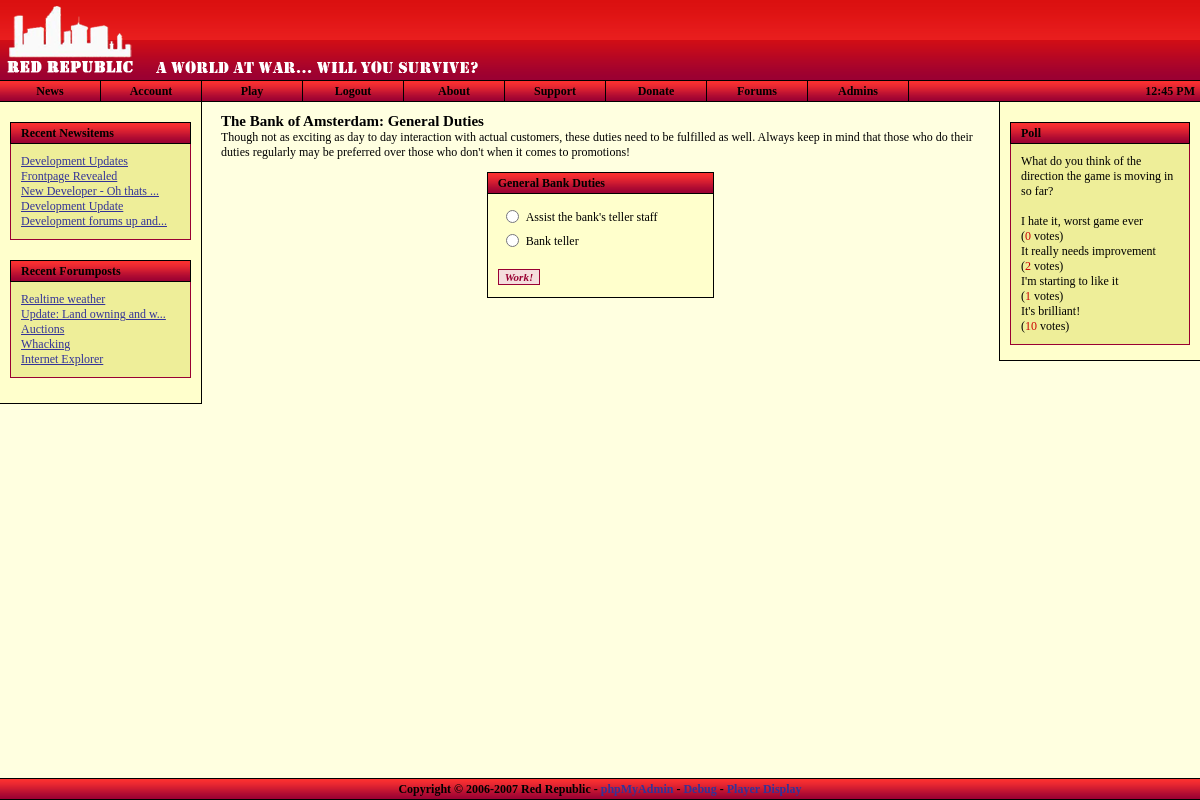
Screenshot of /bank/bankearns.php (signed in) with the database file from the repository.
### tables this page shows
CREATE TABLE `frontpage_news` (
  `id` bigint(20) NOT NULL auto_increment,
  `news_type` int(11) NOT NULL default '0',
  `news_subject` varchar(255) NOT NULL default '',
  `news_date` timestamp NOT NULL default CURRENT_TIMESTAMP,
  `news_author` varchar(50) NOT NULL default '',
  `news_message` text NOT NULL,
  PRIMARY KEY  (`id`)
);

CREATE TABLE `forums_topics` (
  `id` bigint(20) NOT NULL auto_increment,
  `f_id` bigint(20) NOT NULL default '0',
  `poster_id` bigint(20) NOT NULL default '0',
  `topic_type` int(11) NOT NULL default '0',
  `topic_closed` tinyint(4) NOT NULL default '0',
  `name` varchar(75) NOT NULL default '',
  `date` timestamp NOT NULL default CURRENT_TIMESTAMP,
  `num_views` bigint(20) NOT NULL default '0',
  `last_activity` bigint(20) NOT NULL default '0',
  PRIMARY KEY  (`id`)
);

CREATE TABLE `polls` (
  `id` bigint(20) NOT NULL auto_increment,
  `title` varchar(225) NOT NULL default '',
  `date` varchar(225) NOT NULL default '',
  `author` varchar(225) NOT NULL default '',
  `options` varchar(225) NOT NULL default '',
  `votes` bigint(20) NOT NULL default '0',
  `open` varchar(5) NOT NULL default '',
  `displayed` varchar(5) NOT NULL default '',
  KEY `id` (`id`)
);

CREATE TABLE `polls_options` (
  `id` bigint(20) NOT NULL auto_increment,
  `parent` bigint(20) NOT NULL default '0',
  `option` varchar(225) NOT NULL default '',
  `votes` bigint(20) NOT NULL default '0',
  KEY `id` (`id`)
);

CREATE TABLE `localcity` (
  `id` bigint(20) NOT NULL auto_increment,
  `location_id` bigint(20) NOT NULL default '0',
  `business_id` bigint(20) NOT NULL default '0',
  PRIMARY KEY  (`id`)
);

CREATE TABLE `businesses` (
  `id` bigint(20) NOT NULL auto_increment,
  `business_type` int(11) NOT NULL default '0',
  `owner_id` bigint(20) NOT NULL default '0',
  `bank_id` bigint(20) NOT NULL default '0',
  `name` varchar(255) NOT NULL default '',
  `icon` varchar(255) NOT NULL default '',
  `desc` varchar(255) NOT NULL default '',
  `url` varchar(255) NOT NULL default '',
  `for_sale` varchar(5) NOT NULL default 'true',
  `sale_price` bigint(20) NOT NULL,
  PRIMARY KEY  (`id`)
);

### bank/bankearns.php (the view, shortened to what the rows shown need)
<?
$nav = "work";
include_once "../includes/utility.inc.php";
$char = new Player( getUserID() );
$bquery = $db->query( "SELECT * FROM businesses AS b INNER JOIN localcity AS lc ON lc.business_id=b.id WHERE lc.location_id=". $char->homecity_nr ." AND b.business_type=6" );
$business = $db->fetch_array( $bquery );
include_once "../includes/header.php";
?>
<h1><?=$business['name'];?>: General Duties</h1>
<p>Though not as exciting as day to day interaction with actual customers, these duties need to be fulfilled as well. Always keep in mind that those who do their duties regularly may be preferred over those who don't when it comes to promotions!</p>
<div style="width: 30%; margin-left: auto; margin-right: auto;">
	<div class="title" style="padding-left: 10px;">
	</div>
	<div class="content">
	</div>
</div>
<?
include_once "../includes/footer.php";
?>

### includes/header.php (shortened to what the rows shown need)
<?
include_once "utility.inc.php";
?>
<!DOCTYPE html PUBLIC "-//W3C//DTD XHTML 1.0 Strict//EN"
"http://www.w3.org/TR/xhtml1/DTD/xhtml1-strict.dtd">
<html xmlns="http://www.w3.org/1999/xhtml">
<head>
	<link rel="stylesheet" type="text/css" href="<?=$rootdir;?>/stylesheets/general_style.css" />
</head>
<body id="body" style="margin-left: 0px; margin-top: 0px; margin-right: 0px; margin-bottom: 0px;"
<?
if ( isset( $err ) && $err->is_error() ) { ?>onload="openErrorDisplay();"<? }
elseif ( isset( $nav ) && $nav == "events" && $char->hasEventRequest() ) { ?>onload="openEventRequest();"<? } ?>
>
<div style="position: relative; min-height: 100%;">
	<div class="maindiv">
		<div style="position: relative; min-height: 85%;">
			<div class="leftnavigation" style="padding-bottom: 10px;">
				<?
				if ( !$_SESSION['ingame'] && !$_SESSION['inadmin'] ) {
				?>
				<div class="navcontent">
					<?
						$news = getSiteNews();
						for ( $i = 0; $i < count( $news ); $i++ )
						{
							$arr = $news[$i];
							if ( strlen( $arr['subject'] ) > 25 )
								$subj = substr( $arr['subject'], 0, 25 ) . "...";
							else
								$subj = $arr['subject'];
							echo "<a href=\"".$rootdir."/news.php?id=". $arr['id'] ."\">" . $subj . "</a><br />";
						}
					?>
				</div>
				<div class="navcontent">
					<?
						$rights = ( getUserRights() === false ) ? 0 : getUserRights();
						$rec = $db->query( "SELECT forums_topics.id, forums_topics.name FROM forums_topics INNER JOIN forums_forums ON forums_topics.f_id = forums_forums.id WHERE forums_forums.auth_level <= $rights ORDER BY last_activity DESC LIMIT 0,5" );
						while ( $res = $db->fetch_array( $rec ) )
						{
							if ( strlen( $res['name'] ) > 25 )
								$subj = substr( $res['name'], 0, 25 ) . "...";
							else
								$subj = $res['name'];
							echo "<a href=\"".$rootdir."/forums/viewtopic.php?id=". $res['id'] ."\">" . stripslashes( $subj ) . "</a><br />";
						}
					?>
				</div>
				<? } ?>
			</div>
			<? if ( isset( $_SESSION['ingame'] ) && user_auth() ) { ?>
			<div class="rightcontent">
				<div class="title" style="background: url('<?=$rootdir;?>/images/forumgrad_vert_20.png'); text-align: right; margin: 10px;">
				<?
				if ( $char->hasEventRequest() )
				{
					?>
					<img src="<?=$rootdir;?>/images/icon_read_red_anim.gif" alt="I" title="You have an event request." onclick="window.location='<?=$rootdir;?>/events/index.php';" style="margin-top: 2px; cursor: pointer;" />
					<?
				}
				$mailboxquery = $db->query( "SELECT * FROM char_mailbox WHERE char_id=". $char->character_id ." AND has_arrived=1" );
				if ( $db->getRowCount( $mailboxquery ) == 0 )
				{
					?>
					<img src="<?=$rootdir;?>/images/icon_mailbox.png" alt="I" title="Go to your mailbox" onclick="window.location='<?=$rootdir;?>/mailbox.php';" style="margin-top: 2px; cursor: pointer;" />
					<?
				}
				else
				{
					?>
					<img src="<?=$rootdir;?>/images/icon_mailbox_anim.gif" alt="I" title="You've got mail." onclick="window.location='<?=$rootdir;?>/mailbox.php';" style="margin-top: 2px; cursor: pointer;" />
					<?
				}
				?>
				<img src="<?=$rootdir;?>/images/charstats.png" alt="I" title="Show Character Information" onclick="showCharacter();" style="margin-top: 2px; cursor: pointer;" />
				<img src="<?=$rootdir;?>/images/icon_inventory.gif" alt="I" title="Show Inventory Listing" onclick="showInventory();" style="margin-top: 2px; cursor: pointer;" />
				<img src="<?=$rootdir;?>/images/icon_users.png" alt="U" title="Show User List" onclick="showUserList();" style="margin-top: 2px; cursor: pointer;" />
				</div>
				<div class="title" style="margin: 10px; margin-bottom: 0px;">
					<div style="margin-left: 10px;">Avatar</div>
				</div>
				<div class="content" style="border: none; margin-left: 10px; margin-right: 10px; background-color: #fff686;">
					<img src="<?=$rootdir;?>/images/<?
					if ( strlen( $char->avatar_url ) == 0 ) { print("cs_avatar150x150.png"); } else { print( $char->avatar_url ); }
					?>" alt="Avatar" style="margin-left: 5px;" />
				</div>
				<div class="title" style="margin: 10px; margin-bottom: 0px;">
					<div style="margin-left: 10px;">Character Information</div>
				</div>
				<div class="content" style="border: none; margin-left: 10px; margin-right: 10px; background-color: #fff686;">
				<table style="width: 100%;" cellspacing="0">
				<tr>
					<td style="width: 45%;"><strong>Nick:</strong></td><td><?=$char->nickname;?></td>
				</tr><tr>
					<td style="width: 45%;"><strong>First:</strong></td><td><?=$char->firstname;?></td>
				</tr><tr>
					<td style="width: 45%;"><strong>Last:</strong></td><td><?=$char->lastname;?></td>
				</tr><tr>
					<td style="width: 45%;"><strong>Birth:</strong></td><td><?=date( dateDisplay(), strtotime( $char->birthdate ) );?></td>
				</tr><tr>
					<td style="width: 45%;"><strong>Sex:</strong></td><td><?=$char->gender_full;?></td>
				</tr><tr>
					<td colspan="2" style="height: 15px;">&nbsp;</td>
				</tr><tr>
					<td colspan="2" align="center" style="padding: 0px; border: 1px solid #990033; border-bottom: none; color: #fff; height: 20px; background: url( '<?=$rootdir;?>/images/grad_vert_20.png' ); width: 100%;">
						<strong>Health</strong>
					</td>
				</tr><tr>
					<td colspan="2" style="border: solid 1px #990033; border-top: none; padding: 0px;">
						<table style="width: 100%; padding: 0px;" cellspacing="0" cellpadding="0">
						<tr>
						<? $leftwidth = $char->health / $char->maxhealth; $leftwidth *= 100; ?>
						<td style="width: <?=$leftwidth;?>%; padding: 3px; background-color: green; color: white; text-align: center;"><?=$leftwidth;?>%</td>
						<td style="width: <?=(100-$leftwidth);?>%;"></td>
						</tr>
						</table>
					</td>
				</tr><tr>
					<td colspan="2" style="height: 15px;">&nbsp;</td>
				</tr>
				<?
				if ( $char->hasVehicle() )
				{
					?>
					<tr>
						<td colspan="2" align="center" style="padding: 0px; border: 1px solid #990033; border-bottom: none; color: #fff; height: 20px; background: url( '<?=$rootdir;?>/images/grad_vert_20.png' ); width: 100%;">
						<strong><?=$char->getVehicleInfo('name');?></strong>
						</td>
					</tr><tr>
						<td colspan="2" style="border: solid 1px #990033; border-top: none; padding: 0px;">
							<table style="width: 100%; padding: 0px;" cellspacing="0" cellpadding="0">
							<tr>
							<? $leftwidth = $char->getVehicleHealth() / 100; $leftwidth *= 100; ?>
							<td style="width: <?=$leftwidth;?>%; padding: 3px; background-color: #36505F; color: white; text-align: center;"><?=$leftwidth;?>%</td>
							<td style="width: <?=(100-$leftwidth);?>%;"></td>
							</tr>
							</table>
						</td>
					</tr>
					<?
				}
				?>
				<tr>
					<td colspan="2" style="height: 15px;">&nbsp;</td>
				</tr><tr>
					<td colspan="2" style="text-align: center; border: 1px solid #990033; border-bottom: none; color: #fff; height: 20px; background: url( '<?=$rootdir;?>/images/grad_vert_20.png' ); width: 100%; padding: 0px;">
						<strong>Money</strong>
					</td>
				</tr><tr>
					<td style="width: 45%; border: solid 1px #990033; border-top: none; border-bottom: none; padding: 2px;"><strong>Money:</strong></td><td  style="border-right: solid 1px #990033; padding: 2px;" id="money_clean">$<?=$char->money_clean;?></td>
				</tr><tr>
					<td style="width: 45%; border: solid 1px #990033; padding: 2px;"><strong>Dirty:</strong></td><td style="border: solid 1px #990033; border-left: none; padding: 2px;">$<?=$char->money_dirty;?></td>
				</tr><tr>
					<td colspan="2" style="height: 15px;">&nbsp;</td>
				</tr>
				</table>
				</div>
			</div>
			<? } else { ?>
			<div class="rightcontent">
				<div class="title" style="margin-top: 20px; margin-left: 10px; margin-right: 10px; padding-left: 10px;">
					Poll
				</div>
				<div class="navcontent" style="margin-left: 10px; margin-right: 10px;">
					<?
					$pollQuery = $db->query( "SELECT * FROM polls WHERE open='true' AND displayed='true'" );
					if ( $db->getRowcount( $pollQuery ) == 0 )
					{
						print("Sorry, no polls found.");
					} else {
						$poll = $db->fetch_array( $pollQuery );
						$voterQuery = $db->query( "SELECT * FROM polls_voters WHERE ip='" . $_SERVER["REMOTE_ADDR"] . "' AND poll=" . $poll['id'] );
						print( $poll['title'] . "<br />");
						if ( $db->getRowCount( $voterQuery ) == 0 )
						{
							?>
							<form method='post' action='<?=$rootdir;?>/vote.php'>
							<p>
							<input type='hidden' name='id' value='<?=$poll['id'];?>' />
							<?
							$optionQuery = $db->query( "SELECT * FROM polls_options WHERE parent=" . $poll['id'] . " ORDER BY id ASC" );
							while ( $option = $db->fetch_array( $optionQuery ) )
							{
								?>
								<input type="radio" class='std_input' name="option" value="<?=$option['id'];?>" /> <?=$option['option'];?><br />
								<?
							}
							?>
							<br />
							<input type="submit" class='std_input' name="vote" value="Vote" />
							</p>
							</form>
							<?
						} else {
							?><br /><?
							$optionQuery = $db->query( "SELECT * FROM polls_options WHERE parent=" . $poll['id'] );
							while ( $option = $db->fetch_array( $optionQuery ) )
							{
								?>
								<?=$option['option'];?><br />(<span style='color: #CC0000'><?=$option['votes'];?></span> votes)<br />
								<?
							}
						}
					}
					?>
				</div>
			</div>
			<? } ?>
			<div class="pagecontent">

### rows the page displays
frontpage_news: news_subject "Development Updates"
frontpage_news: news_subject "Frontpage Revealed"
frontpage_news: news_subject "New Developer - Oh thats ..."
frontpage_news: news_subject "Development Update"
frontpage_news: news_subject "Development forums up and..."
forums_topics: name "Realtime weather"
forums_topics: name "Update: Land owning and w..."
forums_topics: name "Auctions"
forums_topics: name "Whacking"
forums_topics: name "Internet Explorer"
polls: title "What do you think of the direction the game is moving in so far?"
polls_options: option "I hate it, worst game ever", votes "0"
polls_options: option "It really needs improvement", votes "2"
polls_options: option "I'm starting to like it", votes "1"
polls_options: option "It's brilliant!", votes "10"
localcity: business.name "The Bank of Amsterdam"
